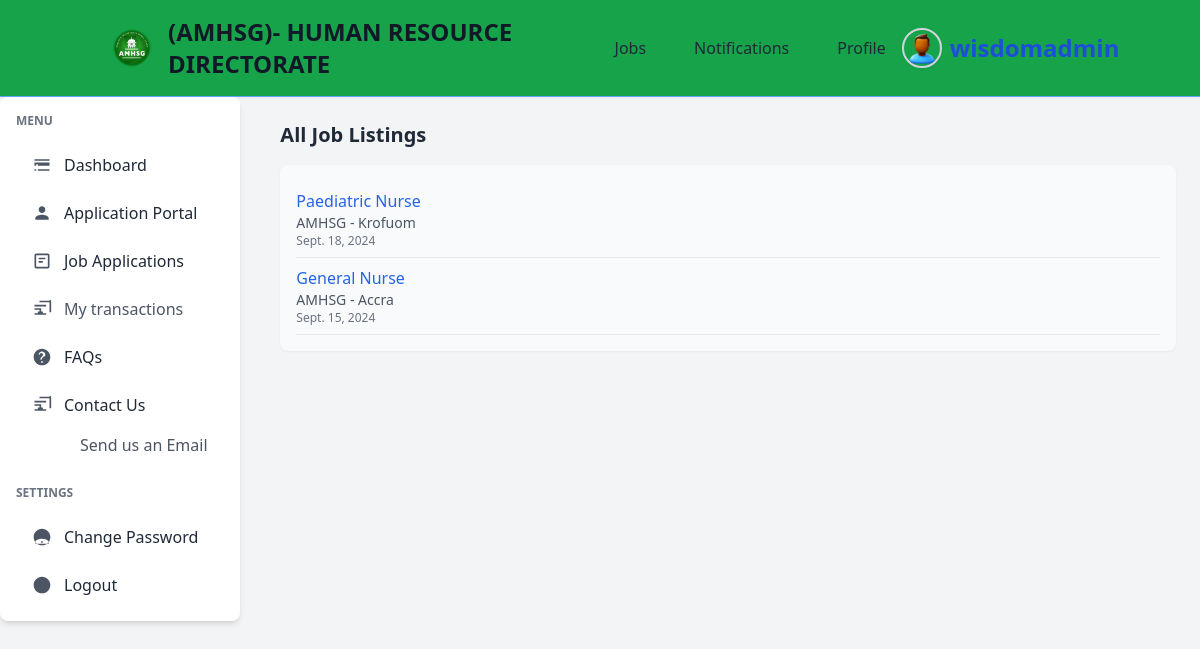
The app's page /jobs/ (signed in) with its own data.
### jobs/models.py (models this page shows, shortened)
class Job(models.Model):
    title = models.CharField(max_length=255, default="none")
    company = models.CharField(max_length=255, default="none")  # Name of the company offering the job
    location = models.CharField(max_length=255, default="none")
    description = models.TextField()
    responsibilities = models.TextField(help_text="List of job responsibilities", default="none")  # New field for responsibilities
    requirements = models.TextField(help_text="List of job requirements", default="none")  # New field for requirements
    salary = models.CharField(max_length=100, blank=True, null=True, help_text="Salary range or amount")  # Optional salary field
    posted_date = models.DateField(auto_now_add=True, blank=True, null=True)
    application_deadline = models.DateField(null=True, blank=True, help_text="Deadline to apply for the job")  # New field for application deadline
    class Meta:
        ordering = ['-posted_date']  # Orders job listings by the most recent first

### jobs/views.py (the view)
# urls.py: path('jobs/', views.job_list, name='job-list'),
@login_required(login_url="authentication:my-login")
def job_list(request):
    jobs = Job.objects.all().order_by('-posted_date')
    context = {
        'jobs': jobs,
    }
    return render(request, 'jobs/index.html', context)

### templates/jobs/index.html
{% extends 'authentication/dash-base.html' %} {% block content %}
<section>
  <h2 class="text-xl font-semibold text-gray-800 mb-4">All Job Listings</h2>
  <div class="bg-gray-50 p-4 rounded-lg shadow-sm">
    <ul>
      {% for job in jobs %}
      <li class="border-b border-gray-200 py-2">
        <a
          href="{% url 'job-detail' job.id %}"
          class="text-blue-600 hover:underline"
        >
          {{ job.title }}
        </a>
        <p class="text-gray-600 text-sm">
          {{ job.company }} - {{ job.location }}
        </p>
        <p class="text-gray-500 text-xs">{{ job.posted_date }}</p>
      </li>
      {% empty %}
      <li class="text-gray-600">No job listings available.</li>
      {% endfor %}
    </ul>
  </div>
</section>
{% endblock %}

### templates/authentication/dash-base.html (shortened to what this page needs)
{% load static tailwind_tags %}
<!DOCTYPE html>
<html lang="en">
  <head>
    <link
      href="https://cdn.jsdelivr.net/npm/tailwindcss@2.2.19/dist/tailwind.min.css"
      rel="stylesheet"
    />
    <link
      rel="stylesheet"
      href="https://cdnjs.cloudflare.com/ajax/libs/font-awesome/6.0.0-beta3/css/all.min.css"
    />
    <link rel="stylesheet" href="https://cdn.jsdelivr.net/npm/flatpickr/dist/flatpickr.min.css">
    <link href="{% static 'css/styles.css' %}" rel="stylesheet">
    <link href="https://cdn.jsdelivr.net/npm/tailwindcss@2.2.19/dist/tailwind.min.css" rel="stylesheet">
    {% tailwind_css %}
  </head>
  <body class="bg-gray-100">
    <header class="bg-green-600 shadow-sm border-b border-blue-400">
      <div
        class="container mx-auto flex items-center justify-between py-4 px-6"
      >
        <div class="flex items-center space-x-4">
          <img src="{% static 'img/logo.png' %}" alt="Logo" class="w-10 h-10" />
          <a
            href="{% url 'dashboard' %}"
            class="text-2xl font-bold text-gray-900"
          >
            (AMHSG)- HUMAN RESOURCE DIRECTORATE
          </a>
        </div>
        <nav class="hidden md:flex space-x-4">
          <a
            href="{% url 'job-list' %}"
            class="px-4 py-2 text-gray-800 hover:bg-yellow-600 hover:text-white rounded-md"
          >
            Jobs
          </a>
          <a
            href="{% url 'notification-list' %}"
            class="px-4 py-2 text-gray-800 hover:bg-yellow-600 hover:text-white rounded-md"
          >
            Notifications
          </a>
          <a
            href="#"
            class="px-4 py-2 text-gray-800 hover:bg-yellow-600 hover:text-white rounded-md"
          >
            Profile
          </a>
        </nav>
        <div class="relative">
          <button
            id="profileMenuButton"
            class="flex items-center space-x-2 text-gray-800 hover:text-blue-600"
          >
            <img
              src="{% static 'img/profile.png' %}"
              alt="Profile Image"
              class="w-10 h-10 rounded-full border-2 border-gray-300 shadow-sm"
            />
            <span class="hidden md:inline font-extrabold text-2xl text-blue-700"
              >{{ user.username }}</span
            >
          </button>
        </div>
      </div>
    </header>
    <div class="flex flex-col md:flex-row md:space-x-4">
      <aside class="w-full md:w-1/4 bg-white shadow-md rounded-lg p-4 mb-4 md:mb-0">
        <nav class="space-y-6">
          <div>
            <h2 class="text-xs font-semibold text-gray-500 uppercase mb-4">Menu</h2>
            <ul class="space-y-2">
              <li>
                <a
                  href="{% url 'dashboard' %}"
                  class="flex items-center px-4 py-2 text-gray-800 hover:bg-blue-500 rounded transition-colors duration-200"
                >
                  <svg
                    class="w-5 h-5 mr-3 text-gray-600"
                    fill="currentColor"
                    xmlns="http://www.w3.org/2000/svg"
                    viewBox="0 0 24 24"
                  >
                    <path
                      d="M3 13h2v-2H3v2zm4 0h14v-2H7v2zm0 6h14v-2H7v2zm-4 0h2v-2H3v2zm0-14v2h18V5H3zm0 6h18v-2H3v2z"
                    />
                  </svg>
                  Dashboard
                </a>
              </li>
              <li>
                <a
                  href="{% url 'application-portal' %}"
                  class="flex items-center px-4 py-2 text-gray-800 hover:bg-blue-500 rounded transition-colors duration-200"
                >
                  <svg
                    class="w-5 h-5 mr-3 text-gray-600"
                    fill="currentColor"
                    xmlns="http://www.w3.org/2000/svg"
                    viewBox="0 0 24 24"
                  >
                    <path
                      d="M12 12c2.21 0 4-1.79 4-4s-1.79-4-4-4-4 1.79-4 4 1.79 4 4 4zm0 2c-2.67 0-8 1.34-8 4v2h16v-2c0-2.66-5.33-4-8-4z"
                    />
                  </svg>
                  Application Portal
                </a>
              </li>
              <li>
                <a
                  href="{% url 'job-applications' %}"
                  class="flex items-center px-4 py-2 text-gray-800 hover:bg-blue-500 rounded transition-colors duration-200"
                >
                  <svg
                    class="w-5 h-5 mr-3 text-gray-600"
                    fill="currentColor"
                    xmlns="http://www.w3.org/2000/svg"
                    viewBox="0 0 24 24"
                  >
                    <path
                      d="M19 3H5c-1.1 0-2 .9-2 2v14c0 1.1.9 2 2 2h14c1.1 0 2-.9 2-2V5c0-1.1-.9-2-2-2zm0 16H5V5h14v14zM8 8h8v2H8zm0 4h5v2H8z"
                    />
                  </svg>
                  Job Applications
                </a>
              </li>
              <li>
                <a
                  href="{% url 'my-transactions' %}"
                  class="flex items-center px-4 py-2 text-gray-600 hover:bg-blue-500 rounded transition-colors duration-200"
                >
                  <svg
                    class="w-5 h-5 mr-3 text-gray-600"
                    fill="currentColor"
                    xmlns="http://www.w3.org/2000/svg"
                    viewBox="0 0 24 24"
                  >
                    <path
                      d="M3 13h8v-2H3v2zm0 6h14v-2H3v2zm0-10h14V7H3v2zm18-7H9v2h12v12h2V3c0-1.1-.9-2-2-2zM13 15h-2v-2H9v2H7v2h2v2h2v-2h2v-2z"
                    />
                  </svg>
                  My transactions
                </a>
              </li>
              <li>
                <a
                  href="#"
                  class="flex items-center px-4 py-2 text-gray-800 hover:bg-blue-500 rounded transition-colors duration-200"
                >
                  FAQs
                </a>
              </li>
              <li>
                <a
                  href="#"
                  class="flex items-center px-4 py-2 text-gray-800 hover:bg-blue-500 rounded transition-colors duration-200"
                >
                  <svg
                    class="w-5 h-5 mr-3 text-gray-600"
                    fill="currentColor"
                    xmlns="http://www.w3.org/2000/svg"
                    viewBox="0 0 24 24"
                  >
                    <path
                      d="M3 13h8v-2H3v2zm0 6h14v-2H3v2zm0-10h14V7H3v2zm18-7H9v2h12v12h2V3c0-1.1-.9-2-2-2zM13 15h-2v-2H9v2H7v2h2v2h2v-2h2v-2z"
                    />
                  </svg>
                  Contact Us
                </a>
                <ul class="pl-12 mt-1 space-y-1">
                  <li>
                    <a
                      href="#"
                      class="block px-4 py-1 text-gray-600 hover:underline hover:bg-blue-500"
                    >
                      Send us an Email
                    </a>
                  </li>
                </ul>
              </li>
            </ul>
          </div>
          <div>
            <h2 class="text-xs font-semibold text-gray-500 uppercase mb-4">
              Settings
            </h2>
            <ul class="space-y-2">
              <li>
                <a
                  href="#"
                  class="flex items-center px-4 py-2 text-gray-800 hover:bg-blue-500 rounded transition-colors duration-200"
                >
                  <svg
                    class="w-5 h-5 mr-3 text-gray-600"
                    fill="currentColor"
                    xmlns="http://www.w3.org/2000/svg"
                    viewBox="0 0 24 24"
                  >
                    <path
                      d="M12 2c5.52 0 10 4.48 10 10s-4.48 10-10 10S2 17.52 2 12 6.48 2 12 2zm1 17h-2v-2h2v2zm-1-5c-2.67 0-8 1.34-8 4v2h16v-2c0-2.66-5.33-4-8-4z"
                    />
                  </svg>
                  Change Password
                </a>
              </li>
              <li>
                <a
                  href="{% url 'user-logout' %}"
                  class="flex items-center px-4 py-2 text-gray-800 hover:bg-red-500 rounded transition-colors duration-200"
                >
                  <svg
                    class="w-5 h-5 mr-3 text-gray-600"
                    fill="currentColor"
                    xmlns="http://www.w3.org/2000/svg"
                    viewBox="0 0 24 24"
                  >
                    <path
                      d="M12 2c5.52 0 10 4.48 10 10s-4.48 10-10 10S2 17.52 2 12 6.48 2 12 2zm1 17h-2v-2h2v2zm0-6h-2v-6h2v6z"
                    />
                  </svg>
                  Logout
                </a>
              </li>
            </ul>
          </div>
        </nav>
      </aside>
    <main class="container mx-auto p-6">
      {% block content %}{% endblock %}
    </main>
  </body>
</html>

### records on screen
Job: title "Paediatric Nurse", company "AMHSG", location "Krofuom", posted_date "Sept. 18, 2024"
Job: title "General Nurse", company "AMHSG", location "Accra", posted_date "Sept. 15, 2024"

### other values on screen
{{ user.username }} "wisdomadmin"
